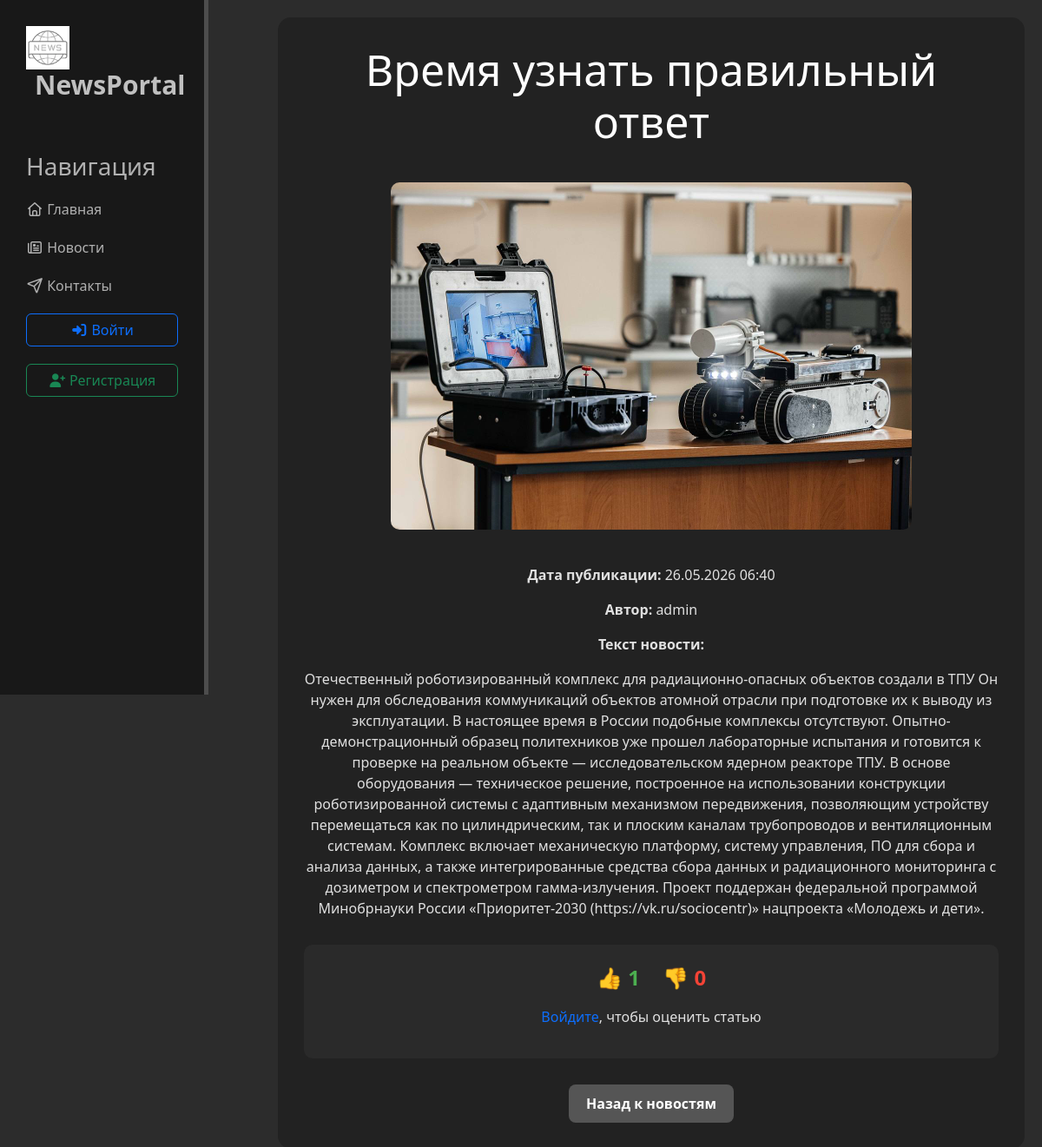
Page /news/11 on the committed database.
### news/models.py (models this page shows, shortened)
class Artiles(models.Model):
    title = models.CharField('Название', max_length=50, default='')
    anons = models.CharField('Анонс', max_length=250, default='')
    full_text = models.TextField('Текст новости', default='')
    date = models.DateTimeField('Дата публикации', auto_now_add=True)
    author = models.ForeignKey(User, on_delete=models.CASCADE, verbose_name='Автор', null=True, blank=True)
    image = models.ImageField('Изображение', upload_to='main/image/', blank=True, null=True)
    likes = models.ManyToManyField(User, related_name='liked_articles', blank=True)
    dislikes = models.ManyToManyField(User, related_name='disliked_articles', blank=True)
    def total_likes(self):
        return self.likes.count()
    def total_dislikes(self):
        return self.dislikes.count()
    class Meta:
        verbose_name = 'Новость'
        verbose_name_plural = 'Новости'
        ordering = ['-date']

### news/views.py (the view)
# urls.py: path('<int:pk>', views.NewsDetailView.as_view(),  name='news-detail'),
class NewsDetailView(DetailView):
    model = Artiles
    template_name = 'news/detail_view.html'
    context_object_name = 'article'

### news/templates/news/detail_view.html (shortened to what this page needs)
{% extends 'main/layout.html' %}
{% block content %}
    <div class="features">
    <h1>{{ article.title }}</h1>
    {% if article.image %}
    <div class="news-image">
        <img src="{{ article.image.url }}" style="max-width: 100%; max-height: 400px; border-radius: 10px; margin: 20px 0;">
    </div>
    {% endif %}
    <p><strong>Дата публикации:</strong> {{ article.date|date:"d.m.Y H:i" }}</p>
    <p><strong>Автор:</strong> {{ article.author.username }}</p>
    <p><strong>Текст новости:</strong></p>
    <p>{{ article.full_text }}</p>
    <div class="rating-block">
        <div class="rating-stats">
            <span class="likes-count">👍 {{ article.total_likes }}</span>
            <span class="dislikes-count">👎 {{ article.total_dislikes }}</span>
        </div>
        {% if user.is_authenticated %}
            <div class="rating-buttons">
                <a href="{% url 'like_article' article.id %}" class="like-btn">
                    👍 Лайк
                    {% if user in article.likes.all %}
                        ✓
                    {% endif %}
                </a>
                <a href="{% url 'dislike_article' article.id %}" class="dislike-btn">
                    👎 Дизлайк
                    {% if user in article.dislikes.all %}
                        ✓
                    {% endif %}
                </a>
            </div>
        {% else %}
            <p class="login-to-rate">
                <a href="{% url 'login' %}?next={{ request.path }}">Войдите</a>, чтобы оценить статью
            </p>
        {% endif %}
    </div>
    <div class="action-buttons">
        <a href="{% url 'news_home' %}" class="btn btn-secondary">Назад к новостям</a>
    </div>
</div>
{% endblock %}

### main/static/main/css/main.css (style rules this page uses)
body { background: #2c2c2c; margin: 0; padding: 0; }
main .features { color: #e0e0e0; text-align: center; background: #222222; padding: 30px; border-radius: 15px; }
main .features h1 { font-size: 50px; color: #ffffff; margin-top: 0; }
.news-image { text-align: center; margin: 20px 0; }
.news-image img { max-width: 80%; max-height: 450px; width: auto; height: auto; border-radius: 12px; box-shadow: 0 8px 25px rgba(0,0,0,0.3); transition: transform 0.3s; }
.rating-block { background: #2a2a2a; padding: 20px; border-radius: 10px; margin: 30px 0; text-align: center; }
.rating-stats { font-size: 24px; margin-bottom: 15px; }
.likes-count { color: #4caf50; font-weight: bold; margin-right: 20px; }
.dislikes-count { color: #f44336; font-weight: bold; }
.action-buttons { display: flex; gap: 15px; justify-content: center; margin-top: 30px; flex-wrap: wrap; }
.btn-edit, .btn-delete, .btn-back, .btn-warning, .btn-info, .btn-secondary { padding: 10px 20px; border-radius: 8px; text-decoration: none; font-weight: bold; transition: 0.3s; border: none; cursor: pointer; display: inline-block; }
.btn-back, .btn-secondary { background: #555; color: white; }
img { border: none !important; outline: none !important; box-shadow: none !important; }

### main/templates/main/layout.html (style rules this page uses)
a { text-decoration: none; }

### rows in the picture
Artiles: title "Время узнать правильный ответ", image (picture), date "26.05.2026 06:40", author.username "admin", full_text "Отечественный роботизированный комплекс для радиационно-опасных объектов создали в ТПУ Он нужен для обследования коммуникаций объектов атомной отрасли при подготовке их к выводу из эксплуатации. В настоящее время в России подобные комплексы отсутствуют. Опытно-демонстрационный образец политехников уже прошел лабораторные испытания и готовится к проверке на реальном объекте — исследовательском ядерном реакторе ТПУ. В основе оборудования — техническое решение, построенное на использовании конструкции роботизированной системы с адаптивным механизмом передвижения, позволяющим устройству перемещаться как по цилиндрическим, так и плоским каналам трубопроводов и вентиляционным системам. Комплекс…", total_likes "1", total_dislikes "0"
